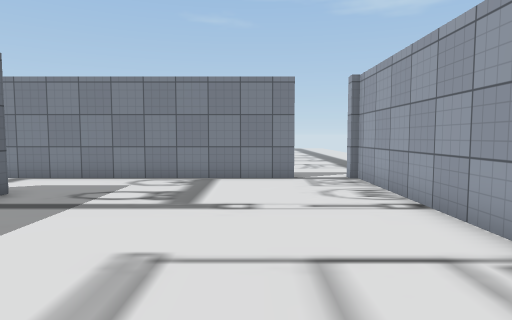
view 1 (above)

24 first-person views from a walk through a 3-D level made in the Unity game engine. The camera is 1.3 m above the floor, tilts 4° down and sees 75° across. The floor is counted in squares, 1 m on a side. Each view is taken from the middle of a square. On the plan, view 1 faces up. The plan holds only what a view shows up to about 14 squares ahead; the rest is blank. The place goes on beyond the plan. The player is left out. Some surface patterns are stand-ins.

view 2
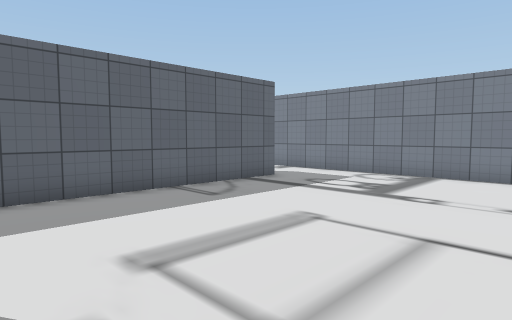

view 3
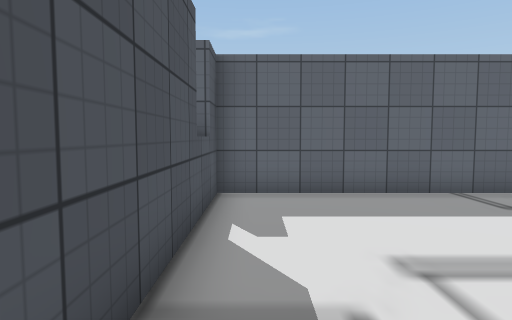

view 4
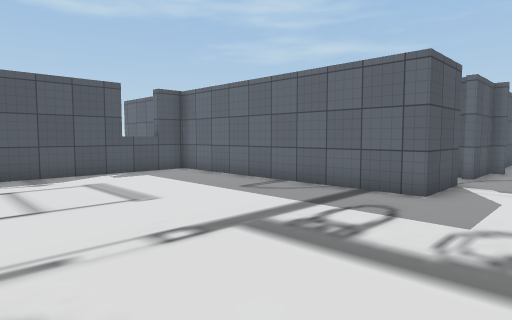

view 5
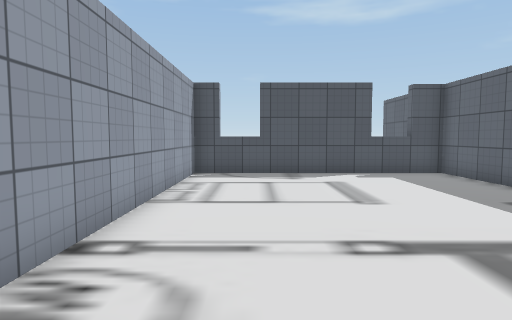

view 6
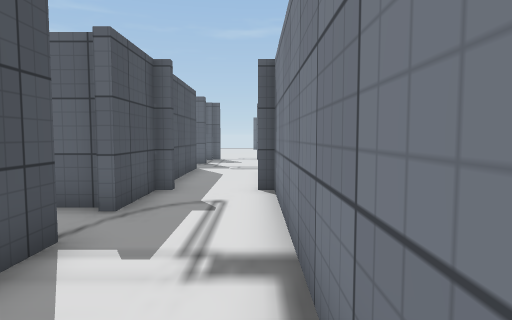

view 7
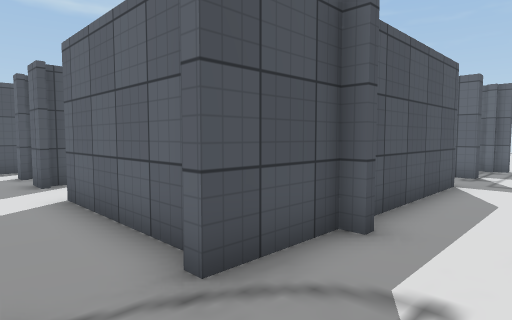

view 8
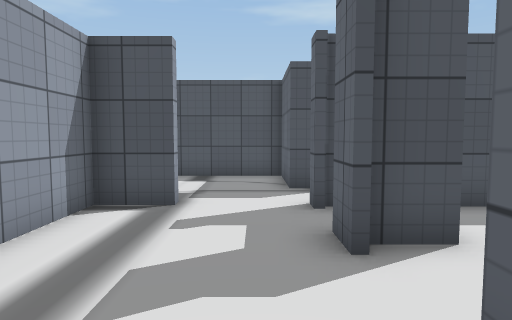

view 9
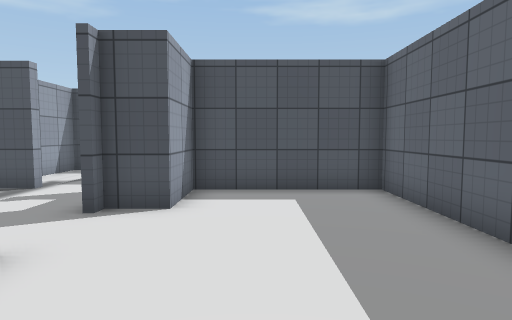

view 10
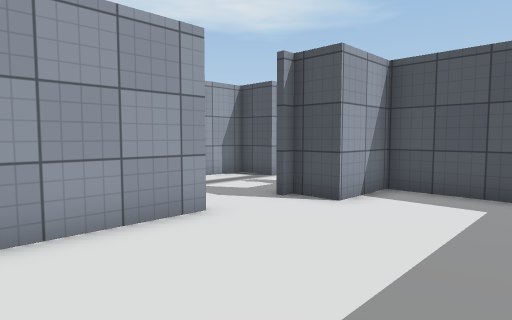

view 11
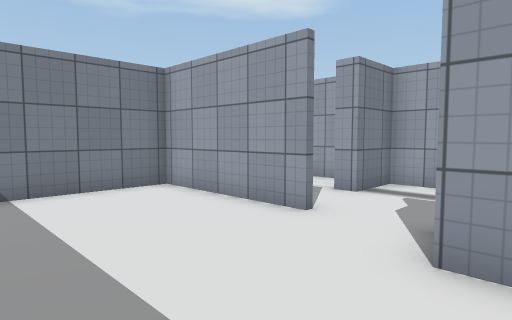

view 12
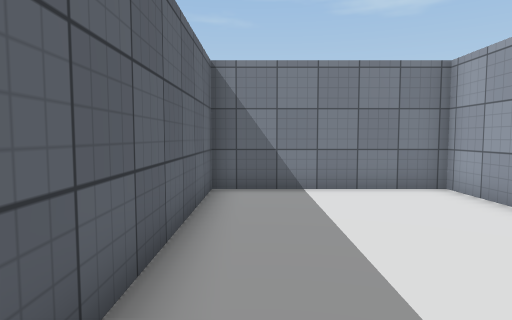

view 13
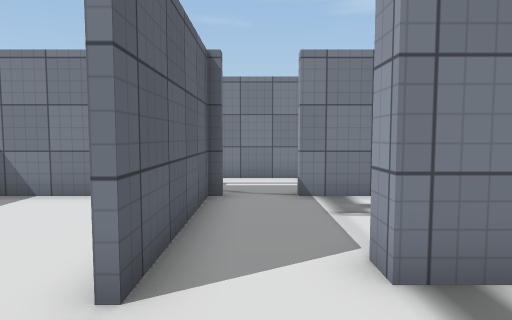

view 14
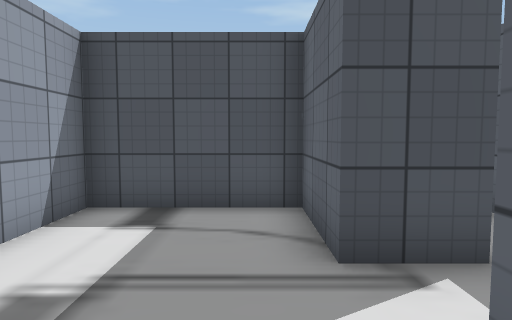

view 15
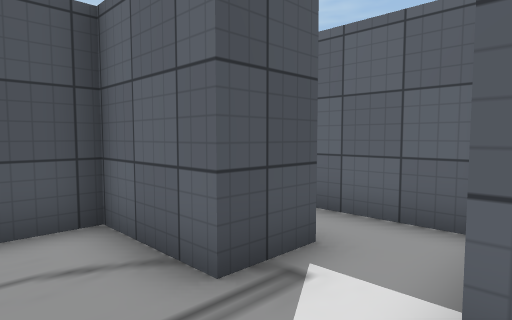

view 16
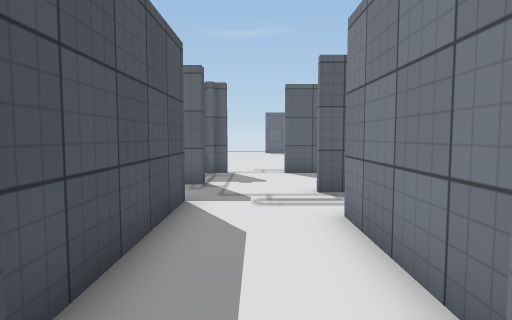

view 17
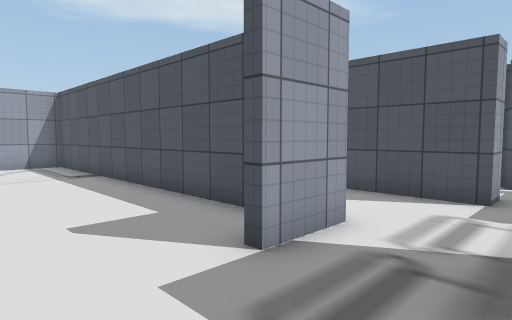

view 18
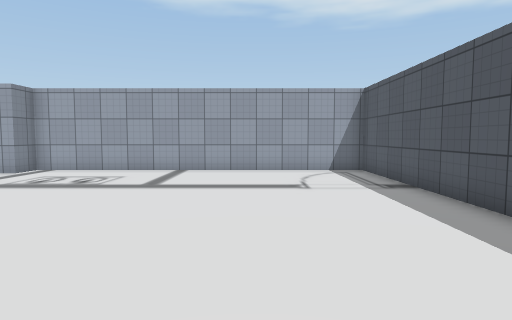

view 19
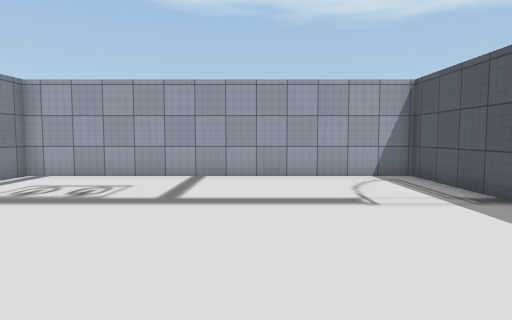

view 20
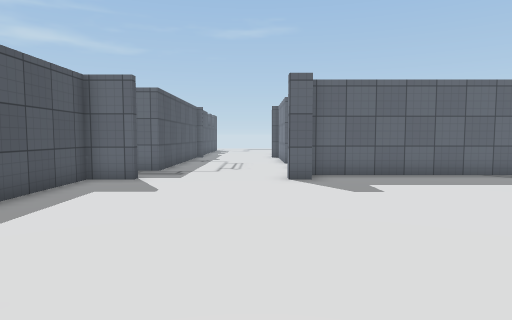

view 21
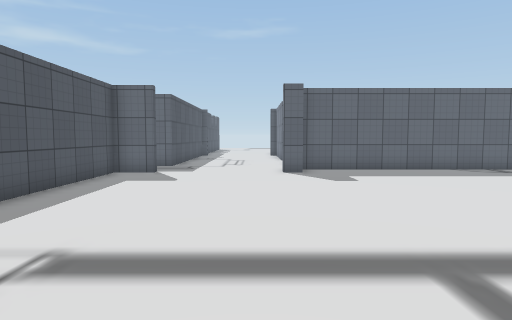

view 22
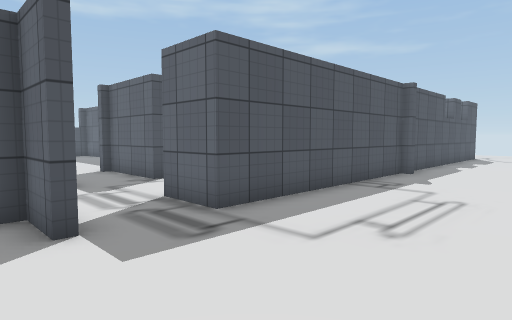

view 23
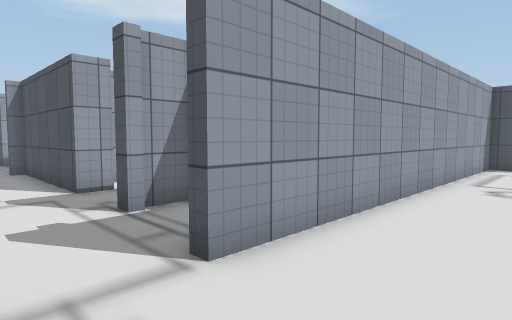

view 24
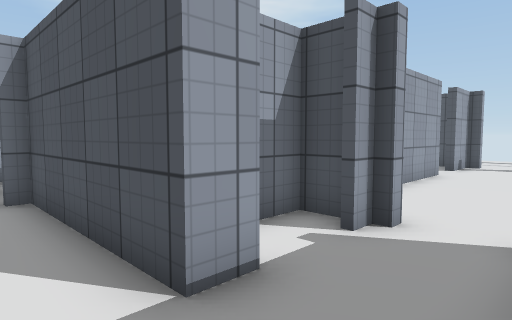

### Floor plan
Points are (right, up) in squares from view 1. A wall is a line through its corners. A room is listed if a view was taken in it or the views show most of it. See-through windows are left out.
Room 1 (views 1, 2, 3, 4, 5, 6, 7, 16, 23, 24)
walls: (-12.1, 8) (-12.1, 7.6) (-9.8, 7.6); (-12.8, 10.5) (-16.4, 10.5) (-16.4, 12.3); (-8.1, 7.6) (-5.6, 7.6) (-5.6, -1.9) (3.2, -1.9) (3.2, 10.5); (-17.8, 6.6) (-17.8, 7.6) (-12.4, 7.6) (-12.4, 8); (-17.5, 4.3) (-16.4, 4.3) (-16.4, 6.2); (-17.8, 4.2) (-17.8, 4.9); (-18.7, 12.3) (-18.7, 10.4); (-20.3, 6.1) (-20.3, 7.2); (-20.5, 7.1) (-20.5, 7.6) (-20, 7.6) (-20, 4.3); (-22.9, 11.2) (-22.9, 10); (1.2, 10.5) (-12.1, 10.5) (-12.1, 10); (-24, -5.6) (-23.3, -5.6) (-23.3, 7.9) (-22.9, 7.9) (-22.9, 7.5)
ways out: opening at (-9, 7) to room 2; opening at (-17.5, 11.5) to room 4; opening at (-19, 5); opening at (2, 11)
Room 2 (views 8, 13, 14, 15)
walls: (-10.1, 0.5) (-10.1, -0.5); (-7.5, -2.2) (-5.9, -2.2) (-5.9, 0.1); (-5.9, 1.6) (-5.9, 2.8) (-7.8, 2.8) (-7.8, 3.5); (-10.1, -1.9) (-10.1, -2.5); (-11.5, 0) (-10.3, 0); (-5.9, 4.5) (-5.9, 5.5); (-11.5, -4.3) (-9.9, -4.3) (-9.9, -7) (-5.9, -7) (-5.9, -4.9); (-6.4, 7.2) (-8.1, 7.2); (-10.1, 7.2) (-10.1, 2.5)
ways out: opening at (-9, 7) to room 1; opening at (-10.5, 1.5) to room 3; opening at (-11, -3) to room 5
Room 3 (views 9, 10, 11, 12)
walls: (-10.3, 2.4) (-10.3, 7.2); (-10.3, 0) (-10.3, 0.5); (-9.6, 7.2) (-16.1, 7.2) (-16.1, -2.2) (-11.5, -2.2) (-11.5, 0)
ways out: opening at (-10.5, 1.5) to room 2
Room 4 (views 17, 18, 19, 20, 21, 22)
walls: (-16.1, 17.8) (-16.1, 17) (-16.5, 17); (-16.4, 12.3) (-16.1, 12.3) (-16.1, 10.8) (-3.1, 10.8) (-3.1, 22.5); (-17.2, 22.5) (-17.2, 17.9); (-26.5, 12.3) (-18.7, 12.3)
ways out: opening at (-17.5, 11.5) to room 1
Room 5 (no view inside)
walls: (-13.1, -3) (-13.1, -6.8)
ways out: opening at (-11, -3) to room 2

Where each view was taken, in squares from view 1:
view 1: 0 up, 0 right, facing up
view 2: 1 down, 2 right, facing up-left
view 3: 1 down, 2 right, facing left
view 4: 10 up, 2 right, facing down-left
view 5: 10 up, 1 right, facing down
view 6: 10 up, 4 left, facing left
view 7: 10 up, 8 left, facing down-left
view 8: 4 up, 9 left, facing down
view 9: 6 up, 13 left, facing down
view 10: 6 up, 15 left, facing down-right
view 11: 1 down, 15 left, facing up-right
view 12: 1 down, 15 left, facing up
view 13: 0 up, 9 left, facing up
view 14: 1 down, 9 left, facing down
view 15: 2 down, 8 left, facing down-left
view 16: 9 up, 11 left, facing left
view 17: 15 up, 19 left, facing down-right
view 18: 15 up, 16 left, facing right
view 19: 16 up, 14 left, facing right
view 20: 16 up, 6 left, facing left
view 21: 16 up, 4 left, facing left
view 22: 17 up, 15 left, facing down-left
view 23: 10 up, 26 left, facing down-right
view 24: 9 up, 20 left, facing down-right
